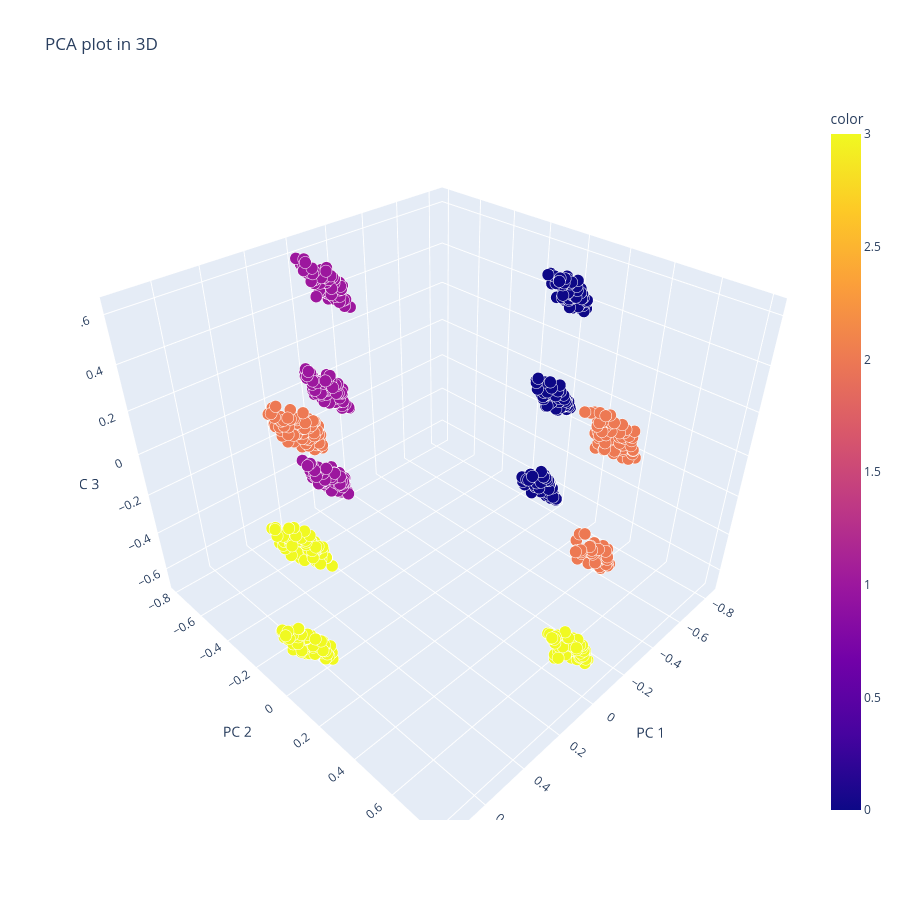

This figure's notebook cell:
### Code cell
PCAplot3D(X, pred_k)

### Figure 1 — Plotly figure (JSON) as saved in the notebook; plotly's stock layout.template omitted (floating-point values rounded to 4 significant figures; data arrays with more than 128 entries replaced by an {"elided": "..."} marker saying what was removed)
{"data": [{"hovertemplate": "PC 1=%{x}<br>PC 2=%{y}<br>PC 3=%{z}<br>size=%{marker.size}<br>color=%{marker.color}<extra></extra>", "legendgroup": "", "marker": {"color": {"elided": "1000 int values"}, "coloraxis": "coloraxis", "opacity": 1, "size": {"elided": "1000 float values"}, "sizemode": "area", "sizeref": 0.00025, "symbol": "circle"}, "mode": "markers", "name": "", "scene": "scene", "showlegend": false, "type": "scatter3d", "x": {"elided": "1000 float values"}, "y": {"elided": "1000 float values"}, "z": {"elided": "1000 float values"}}], "layout": {"coloraxis": {"colorbar": {"title": {"text": "color"}}, "colorscale": [[0, "#0d0887"], [0.1111, "#46039f"], [0.2222, "#7201a8"], [0.3333, "#9c179e"], [0.4444, "#bd3786"], [0.5556, "#d8576b"], [0.6667, "#ed7953"], [0.7778, "#fb9f3a"], [0.8889, "#fdca26"], [1, "#f0f921"]]}, "height": 900, "legend": {"itemsizing": "constant", "tracegroupgap": 0}, "scene": {"domain": {"x": [0, 1], "y": [0, 1]}, "xaxis": {"title": {"text": "PC 1"}}, "yaxis": {"title": {"text": "PC 2"}}, "zaxis": {"title": {"text": "PC 3"}}}, "title": {"text": "PCA plot in 3D"}, "width": 900}}
